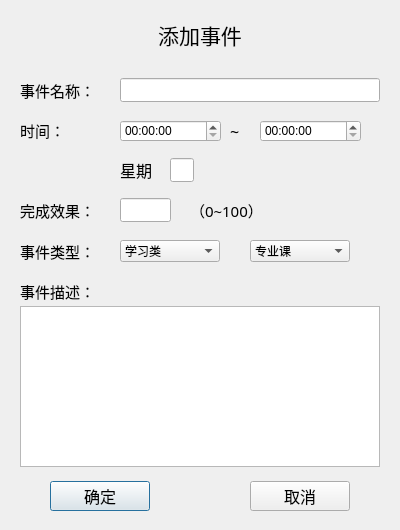
<?xml version="1.0" encoding="UTF-8"?>
<ui version="4.0">
 <class>AddEvent</class>
 <widget class="QDialog" name="AddEvent">
  <property name="geometry">
   <rect>
    <x>0</x>
    <y>0</y>
    <width>400</width>
    <height>530</height>
   </rect>
  </property>
  <property name="windowTitle">
   <string>添加事件</string>
  </property>
  <widget class="QLabel" name="label">
   <property name="geometry">
    <rect>
     <x>0</x>
     <y>20</y>
     <width>400</width>
     <height>30</height>
    </rect>
   </property>
   <property name="font">
    <font>
     <family>Adobe 黑体 Std R</family>
     <pointsize>16</pointsize>
    </font>
   </property>
   <property name="text">
    <string>添加事件</string>
   </property>
   <property name="alignment">
    <set>Qt::AlignCenter</set>
   </property>
  </widget>
  <widget class="QLabel" name="label_2">
   <property name="geometry">
    <rect>
     <x>20</x>
     <y>80</y>
     <width>100</width>
     <height>20</height>
    </rect>
   </property>
   <property name="font">
    <font>
     <family>Adobe 黑体 Std R</family>
     <pointsize>11</pointsize>
    </font>
   </property>
   <property name="text">
    <string>事件名称：</string>
   </property>
  </widget>
  <widget class="QLabel" name="label_4">
   <property name="geometry">
    <rect>
     <x>20</x>
     <y>120</y>
     <width>100</width>
     <height>20</height>
    </rect>
   </property>
   <property name="font">
    <font>
     <family>Adobe 黑体 Std R</family>
     <pointsize>11</pointsize>
    </font>
   </property>
   <property name="text">
    <string>时间：</string>
   </property>
  </widget>
  <widget class="QLabel" name="label_5">
   <property name="geometry">
    <rect>
     <x>20</x>
     <y>281</y>
     <width>100</width>
     <height>20</height>
    </rect>
   </property>
   <property name="font">
    <font>
     <family>Adobe 黑体 Std R</family>
     <pointsize>11</pointsize>
    </font>
   </property>
   <property name="text">
    <string>事件描述：</string>
   </property>
  </widget>
  <widget class="QLineEdit" name="lineEdit">
   <property name="geometry">
    <rect>
     <x>120</x>
     <y>78</y>
     <width>260</width>
     <height>24</height>
    </rect>
   </property>
  </widget>
  <widget class="QTimeEdit" name="timeEdit">
   <property name="geometry">
    <rect>
     <x>120</x>
     <y>120</y>
     <width>101</width>
     <height>22</height>
    </rect>
   </property>
  </widget>
  <widget class="QTimeEdit" name="timeEdit_2">
   <property name="geometry">
    <rect>
     <x>260</x>
     <y>120</y>
     <width>101</width>
     <height>22</height>
    </rect>
   </property>
  </widget>
  <widget class="QTextEdit" name="textEdit">
   <property name="geometry">
    <rect>
     <x>20</x>
     <y>306</y>
     <width>360</width>
     <height>161</height>
    </rect>
   </property>
  </widget>
  <widget class="QPushButton" name="pushButton">
   <property name="geometry">
    <rect>
     <x>50</x>
     <y>481</y>
     <width>100</width>
     <height>30</height>
    </rect>
   </property>
   <property name="font">
    <font>
     <family>Adobe 黑体 Std R</family>
     <pointsize>12</pointsize>
    </font>
   </property>
   <property name="text">
    <string>确定</string>
   </property>
  </widget>
  <widget class="QPushButton" name="pushButton_2">
   <property name="geometry">
    <rect>
     <x>250</x>
     <y>481</y>
     <width>100</width>
     <height>30</height>
    </rect>
   </property>
   <property name="font">
    <font>
     <family>Adobe 黑体 Std R</family>
     <pointsize>12</pointsize>
    </font>
   </property>
   <property name="text">
    <string>取消</string>
   </property>
  </widget>
  <widget class="QLabel" name="label_3">
   <property name="geometry">
    <rect>
     <x>230</x>
     <y>120</y>
     <width>20</width>
     <height>22</height>
    </rect>
   </property>
   <property name="font">
    <font>
     <family>Adobe 黑体 Std R</family>
     <pointsize>12</pointsize>
    </font>
   </property>
   <property name="text">
    <string>~</string>
   </property>
  </widget>
  <widget class="QLabel" name="label_6">
   <property name="geometry">
    <rect>
     <x>120</x>
     <y>160</y>
     <width>40</width>
     <height>20</height>
    </rect>
   </property>
   <property name="font">
    <font>
     <family>Adobe 黑体 Std R</family>
     <pointsize>12</pointsize>
    </font>
   </property>
   <property name="text">
    <string>星期</string>
   </property>
  </widget>
  <widget class="QLineEdit" name="lineEdit_2">
   <property name="geometry">
    <rect>
     <x>170</x>
     <y>158</y>
     <width>24</width>
     <height>24</height>
    </rect>
   </property>
  </widget>
  <widget class="QLabel" name="label_7">
   <property name="geometry">
    <rect>
     <x>20</x>
     <y>241</y>
     <width>100</width>
     <height>20</height>
    </rect>
   </property>
   <property name="font">
    <font>
     <family>Adobe 黑体 Std R</family>
     <pointsize>11</pointsize>
    </font>
   </property>
   <property name="text">
    <string>事件类型：</string>
   </property>
  </widget>
  <widget class="QComboBox" name="comboBox">
   <property name="geometry">
    <rect>
     <x>120</x>
     <y>240</y>
     <width>100</width>
     <height>22</height>
    </rect>
   </property>
   <item>
    <property name="text">
     <string>学习类</string>
    </property>
   </item>
   <item>
    <property name="text">
     <string>娱乐类</string>
    </property>
   </item>
   <item>
    <property name="text">
     <string>生活类</string>
    </property>
   </item>
   <item>
    <property name="text">
     <string>保留时间</string>
    </property>
   </item>
  </widget>
  <widget class="QComboBox" name="comboBox_2">
   <property name="geometry">
    <rect>
     <x>250</x>
     <y>240</y>
     <width>100</width>
     <height>22</height>
    </rect>
   </property>
   <item>
    <property name="text">
     <string>专业课</string>
    </property>
   </item>
   <item>
    <property name="text">
     <string>公共课</string>
    </property>
   </item>
   <item>
    <property name="text">
     <string>任选课</string>
    </property>
   </item>
   <item>
    <property name="text">
     <string>自习</string>
    </property>
   </item>
   <item>
    <property name="text">
     <string>读书</string>
    </property>
   </item>
  </widget>
  <widget class="QLabel" name="label_8">
   <property name="geometry">
    <rect>
     <x>20</x>
     <y>200</y>
     <width>100</width>
     <height>20</height>
    </rect>
   </property>
   <property name="font">
    <font>
     <family>Adobe 黑体 Std R</family>
     <pointsize>11</pointsize>
    </font>
   </property>
   <property name="text">
    <string>完成效果：</string>
   </property>
  </widget>
  <widget class="QLineEdit" name="Score">
   <property name="geometry">
    <rect>
     <x>120</x>
     <y>198</y>
     <width>51</width>
     <height>24</height>
    </rect>
   </property>
  </widget>
  <widget class="QLabel" name="label_9">
   <property name="geometry">
    <rect>
     <x>190</x>
     <y>200</y>
     <width>100</width>
     <height>20</height>
    </rect>
   </property>
   <property name="font">
    <font>
     <family>Adobe 黑体 Std R</family>
     <pointsize>11</pointsize>
    </font>
   </property>
   <property name="text">
    <string>（0~100）</string>
   </property>
  </widget>
 </widget>
 <resources/>
 <connections/>
</ui>
